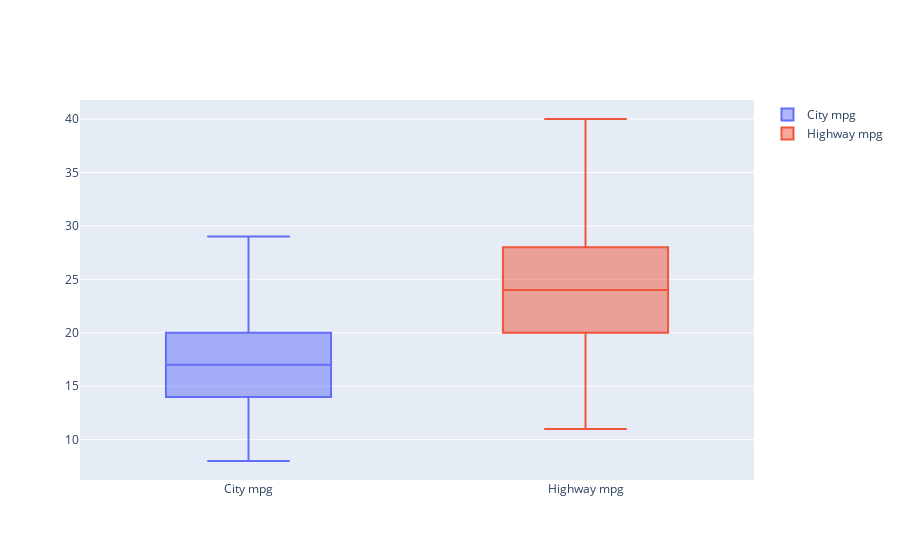

The notebook cell this image was saved under:
### Code cell
fig = go.Figure()
fig.add_trace(go.Box(y=df_ok["City mpg"], name="City mpg"))
fig.add_trace(go.Box(y=df_ok["Highway mpg"], name="Highway mpg"))
fig.show()

### Figure 1 — Plotly figure (JSON) as saved in the notebook; plotly's stock layout.template omitted (floating-point values rounded to 4 significant figures; data arrays with more than 128 entries replaced by an {"elided": "..."} marker saying what was removed)
{"data": [{"name": "City mpg", "type": "box", "y": {"elided": "4729 int values"}}, {"name": "Highway mpg", "type": "box", "y": {"elided": "4729 int values"}}], "layout": {}}
